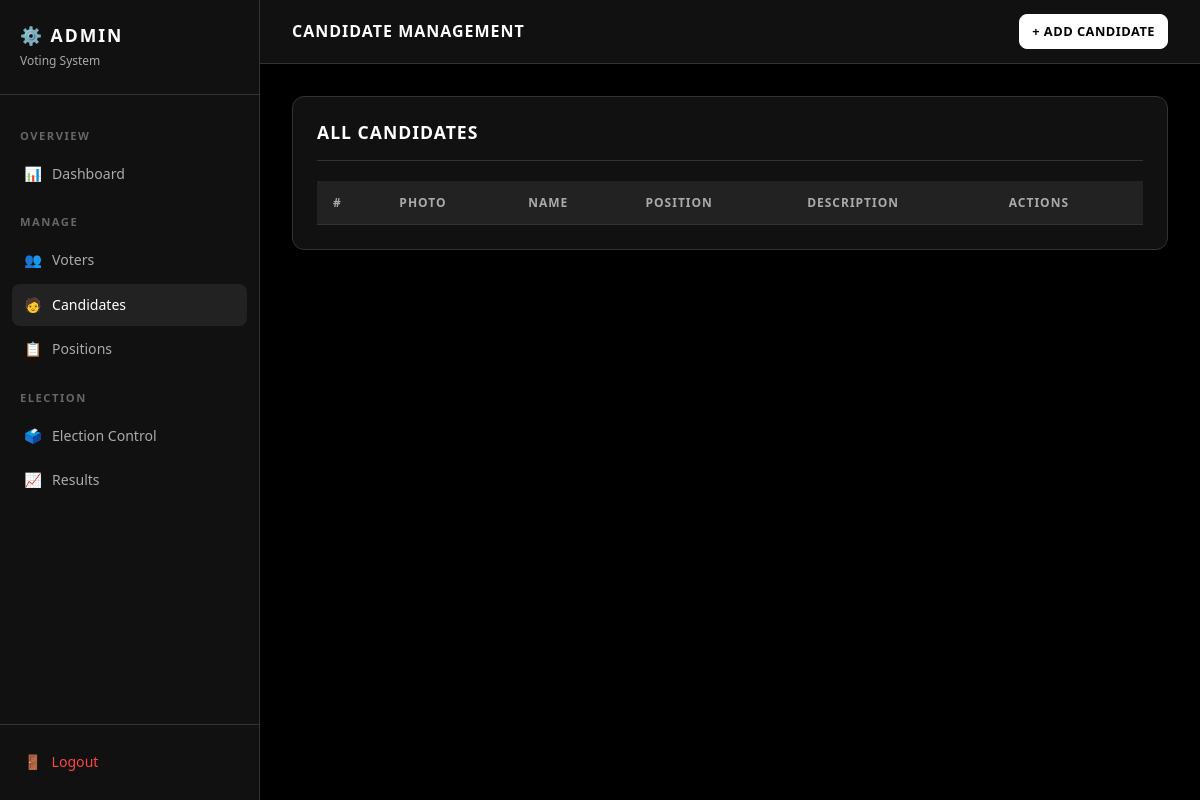
Page /admin/candidates.php (signed in) on the earlier database version.
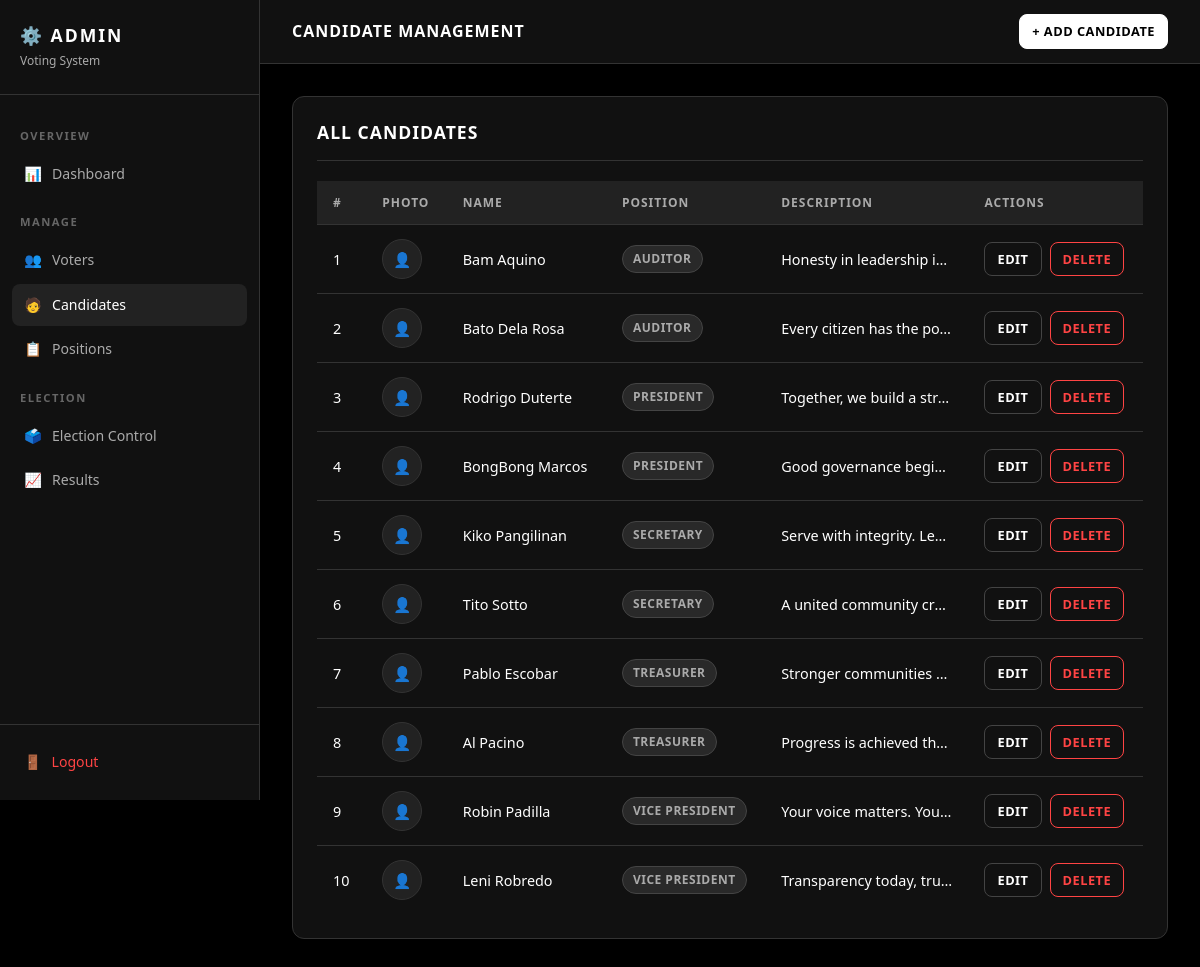
Same page on the later database version.
### tables this page shows
CREATE TABLE IF NOT EXISTS candidates (
    id INT AUTO_INCREMENT PRIMARY KEY,
    position_id INT NOT NULL,
    first_name VARCHAR(100) NOT NULL,
    last_name VARCHAR(100) NOT NULL,
    photo VARCHAR(255) DEFAULT 'default.png',
    description TEXT,
    created_at TIMESTAMP DEFAULT CURRENT_TIMESTAMP,
    FOREIGN KEY (position_id) REFERENCES positions(id) ON DELETE CASCADE
);

CREATE TABLE IF NOT EXISTS positions (
    id INT AUTO_INCREMENT PRIMARY KEY,
    position_name VARCHAR(100) NOT NULL UNIQUE,
    created_at TIMESTAMP DEFAULT CURRENT_TIMESTAMP
);

### admin/candidates.php (the view, shortened to what this page needs)
<?php
require_once '../includes/db.php';
$action  = $_GET['action'] ?? 'list';
$edit_candidate = null;
$positions_result = mysqli_query($conn, "SELECT * FROM positions ORDER BY position_name ASC");
$positions_list = [];
while ($p = mysqli_fetch_assoc($positions_result)) $positions_list[] = $p;
$candidates_result = mysqli_query($conn, "
    SELECT c.*, p.position_name
    FROM candidates c
    JOIN positions p ON p.id = c.position_id
    ORDER BY p.position_name, c.last_name
");
?>
<!DOCTYPE html>
<html lang="en">
<head>
    <link rel="stylesheet" href="../css/style.css">
</head>
<body>
<div class="admin-wrapper">
    <?php include 'includes/sidebar.php'; ?>
    <main class="admin-main">
        <div class="admin-topbar">
            <h2>Candidate Management</h2>
            <a href="candidates.php?action=add" class="btn btn-primary btn-sm">+ Add Candidate</a>
        </div>
        <div class="admin-body">
            <?php if ($action === 'add' || $action === 'edit'): ?>
            <div class="card">
                <div class="card-header">
                    <h3><?= $action === 'edit' ? 'Edit Candidate' : 'Add New Candidate' ?></h3>
                    <a href="candidates.php" class="btn btn-outline btn-sm">← Back</a>
                </div>
                <form method="POST" action="candidates.php" enctype="multipart/form-data">
                    <?php if ($edit_candidate): ?><input type="hidden" name="form_id" value="<?= $edit_candidate['id'] ?>"><?php endif; ?>
                    <div class="form-row">
                        <div class="form-group">
                            <label>First Name</label>
                            <input type="text" name="first_name" class="form-control" value="<?= htmlspecialchars($edit_candidate['first_name'] ?? '') ?>" required>
                        </div>
                        <div class="form-group">
                            <label>Last Name</label>
                            <input type="text" name="last_name" class="form-control" value="<?= htmlspecialchars($edit_candidate['last_name'] ?? '') ?>" required>
                        </div>
                    </div>
                    <div class="form-group">
                        <label>Position</label>
                        <select name="position_id" class="form-control" required>
                            <option value="">Select Position</option>
                            <?php foreach ($positions_list as $p): ?>
                                <option value="<?= $p['id'] ?>" <?= (isset($edit_candidate['position_id']) && $edit_candidate['position_id'] == $p['id']) ? 'selected' : '' ?>>
                                    <?= htmlspecialchars($p['position_name']) ?>
                                </option>
                            <?php endforeach; ?>
                        </select>
                    </div>
                    <div class="form-group">
                        <label>Photo <?= $action === 'edit' ? '(leave blank to keep current)' : '' ?></label>
                        <?php if ($action === 'edit' && $edit_candidate['photo'] && $edit_candidate['photo'] !== 'default.png'): ?>
                            <div style="margin-bottom:10px;">
                                <img src="../uploads/candidates/<?= htmlspecialchars($edit_candidate['photo']) ?>" class="photo-preview" alt="">
                            </div>
                        <?php endif; ?>
                        <input type="file" name="photo" class="form-control" accept="image/*">
                        <p class="form-hint">Max 5MB. JPG, PNG, GIF, WEBP.</p>
                    </div>
                    <div class="form-group">
                        <label>Description</label>
                        <textarea name="description" class="form-control"><?= htmlspecialchars($edit_candidate['description'] ?? '') ?></textarea>
                    </div>
                    <div style="display:flex; gap:12px;">
                        <button type="submit" class="btn btn-primary"><?= $action === 'edit' ? 'Update' : 'Add Candidate' ?></button>
                        <a href="candidates.php" class="btn btn-outline">Cancel</a>
                    </div>
                </form>
            </div>
            <?php else: ?>
            <div class="card">
                <div class="card-header"><h3>All Candidates</h3></div>
                <div class="table-wrapper">
                    <table>
                        <thead>
                            <tr>
                                <th>#</th>
                                <th>Photo</th>
                                <th>Name</th>
                                <th>Position</th>
                                <th>Description</th>
                                <th>Actions</th>
                            </tr>
                        </thead>
                        <tbody>
                        <?php
                        $i = 1;
                        while ($row = mysqli_fetch_assoc($candidates_result)):
                        ?>
                            <tr>
                                <td><?= $i++ ?></td>
                                <td>
                                    <?php if ($row['photo'] && $row['photo'] !== 'default.png' && file_exists('../uploads/candidates/' . $row['photo'])): ?>
                                        <img src="../uploads/candidates/<?= htmlspecialchars($row['photo']) ?>" style="width:40px;height:40px;border-radius:50%;object-fit:cover;border:1px solid var(--border);" alt="">
                                    <?php else: ?>
                                        <div style="width:40px;height:40px;border-radius:50%;background:var(--surface3);border:1px solid var(--border);display:flex;align-items:center;justify-content:center;">👤</div>
                                    <?php endif; ?>
                                </td>
                                <td><?= htmlspecialchars($row['first_name'] . ' ' . $row['last_name']) ?></td>
                                <td><span class="badge badge-info"><?= htmlspecialchars($row['position_name']) ?></span></td>
                                <td style="max-width:200px; white-space:nowrap; overflow:hidden; text-overflow:ellipsis;"><?= htmlspecialchars($row['description'] ?? '') ?></td>
                                <td>
                                    <div class="td-actions">
                                        <a href="candidates.php?action=edit&id=<?= $row['id'] ?>" class="btn btn-outline btn-sm">Edit</a>
                                        <a href="#cdel-<?= $row['id'] ?>" class="btn btn-danger btn-sm">Delete</a>
                                    </div>
                                </td>
                            </tr>
                        <?php endwhile; ?>
                        </tbody>
                    </table>
                </div>
            </div>
            <?php endif; ?>
        </div>
    </main>
</div>
</body>
</html>

### admin/includes/sidebar.php
<?php
$current = basename($_SERVER['PHP_SELF']);
?>
<aside class="sidebar">
    <div class="sidebar-brand">
        <h1>⚙️ ADMIN</h1>
        <p>Voting System</p>
    </div>
    <nav class="sidebar-nav">
        <div class="sidebar-nav-section">Overview</div>
        <a href="dashboard.php" class="<?= $current === 'dashboard.php' ? 'active' : '' ?>">
            <span class="nav-icon">📊</span> Dashboard
        </a>
        <div class="sidebar-nav-section">Manage</div>
        <a href="voters.php" class="<?= $current === 'voters.php' ? 'active' : '' ?>">
            <span class="nav-icon">👥</span> Voters
        </a>
        <a href="candidates.php" class="<?= $current === 'candidates.php' ? 'active' : '' ?>">
            <span class="nav-icon">🧑</span> Candidates
        </a>
        <a href="positions.php" class="<?= $current === 'positions.php' ? 'active' : '' ?>">
            <span class="nav-icon">📋</span> Positions
        </a>
        <div class="sidebar-nav-section">Election</div>
        <a href="election.php" class="<?= $current === 'election.php' ? 'active' : '' ?>">
            <span class="nav-icon">🗳️</span> Election Control
        </a>
        <a href="results.php" class="<?= $current === 'results.php' ? 'active' : '' ?>">
            <span class="nav-icon">📈</span> Results
        </a>
    </nav>
    <div class="sidebar-footer">
        <a href="logout.php">
            <span class="nav-icon">🚪</span> Logout
        </a>
    </div>
</aside>

Differences in the rows shown:
added candidates: first_name+last_name "Bam Aquino", position.position_name "AUDITOR", description "Honesty in leadership i…"
added candidates: first_name+last_name "Bato Dela Rosa", position.position_name "AUDITOR", description "Every citizen has the po…"
added candidates: first_name+last_name "Rodrigo Duterte", position.position_name "PRESIDENT", description "Together, we build a str…"
added candidates: first_name+last_name "BongBong Marcos", position.position_name "PRESIDENT", description "Good governance begi…"
added candidates: first_name+last_name "Kiko Pangilinan", position.position_name "SECRETARY", description "Serve with integrity. Le…"
added candidates: first_name+last_name "Tito Sotto", position.position_name "SECRETARY", description "A united community cr…"
added candidates: first_name+last_name "Pablo Escobar", position.position_name "TREASURER", description "Stronger communities…"
added candidates: first_name+last_name "Al Pacino", position.position_name "TREASURER", description "Progress is achieved th…"
added candidates: first_name+last_name "Robin Padilla", position.position_name "VICE PRESIDENT", description "Your voice matters. You…"
added candidates: first_name+last_name "Leni Robredo", position.position_name "VICE PRESIDENT", description "Transparency today, tru…"
